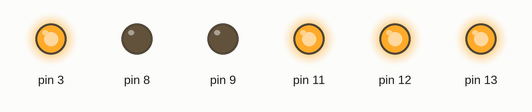
Simulated run of this sketch. Board: Arduino Uno, built with avr-gcc and run on an emulated ATmega328P. Shown: output pins drawn as LEDs (lit = HIGH).

Above: at 1.5 s.
At 4.0 s:
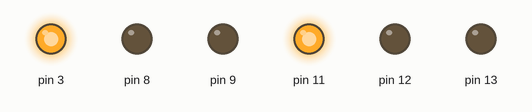
Timing chart, 0 to 5.8 s (numbered marks = the images above):
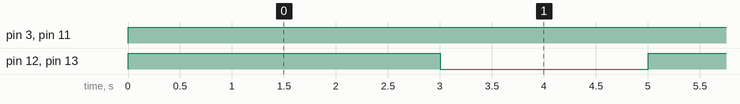

Measured:
- by itself, pin 3, pin 11: LOW → HIGH at 0.00 s
- by itself, pin 12, pin 13: alternates HIGH for 3.0 s and LOW for 2.0 s

The sketch:

basic_motor.ino
```cpp
// Controls the motors of the Ardupi

const int pwmA = 3;
const int brakeA = 9;
const int dirA = 12;
const int pwmB = 11;
const int brakeB = 8;
const int dirB = 13;

// http://arduino.cc/en/Hacking/LibraryTutorial
class DC_motor{

  int _pwm_pin;
  int _brake_pin;
  int _dir_pin;

  public:
    DC_motor(int brake_pin, int dir_pin, int pwm_pin){
      _brake_pin = brake_pin;
      _dir_pin = dir_pin;
      _pwm_pin = pwm_pin;
    }

    void setup(){
      pinMode(_dir_pin, OUTPUT);
      pinMode(_brake_pin, OUTPUT);
    }

    // speed_ is between -1 and 1 inclusive
    void set_speed(float speed_){
      int speed_9bit = int(speed_ * 255);
      digitalWrite(_brake_pin, speed_9bit==0 ? HIGH : LOW);
      digitalWrite(_dir_pin, speed_9bit > 0 ? HIGH : LOW);
      analogWrite(_pwm_pin, abs(speed_9bit));
    }
};

DC_motor motorA(brakeA, dirA, pwmA);
DC_motor motorB(brakeB, dirB, pwmB);

void setup() {
  motorA.setup();
  motorB.setup();
  Serial.begin(9600);
}

void loop(){

  /*
//  if (Serial.available()){
//    byte c = Serial.read();
  if (1){
//    char c = 256;
//    char c = 0;
    float delta = (c - 128.) / 128.;
    float center_speed = 0.85;
    motorA.set_speed(center_speed + delta*(1-center_speed));
    motorB.set_speed(center_speed - delta*(1-center_speed));
  }
  */

  motorA.set_speed(1.0);
  motorB.set_speed(1.0);
  delay(3000);
  motorA.set_speed(-1.0);
  motorB.set_speed(-1.0);
  delay(2000);
}
```
